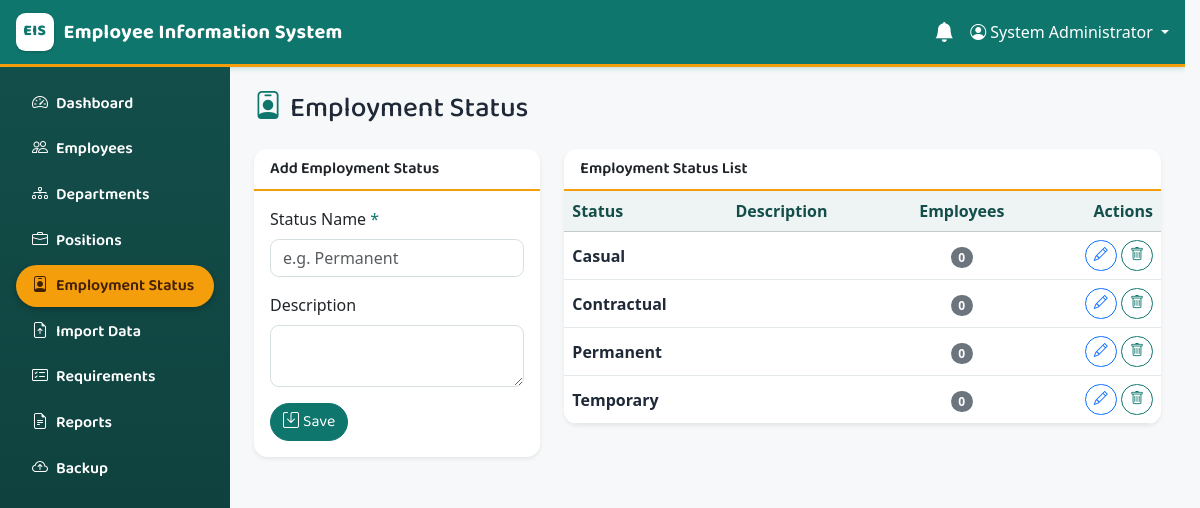
The page /modules/employment_statuses/index.php (signed in) on the database its author committed.
### tables this page shows
CREATE TABLE `employment_statuses` (
  `employment_status_id` int unsigned NOT NULL AUTO_INCREMENT,
  `status_name` varchar(50) NOT NULL,
  `description` varchar(255) DEFAULT NULL,
  PRIMARY KEY (`employment_status_id`),
  UNIQUE KEY `uq_employment_statuses_name` (`status_name`)
);

### includes/functions.php (called while the page is built, shortened)
<?php
function e(?string $value): string
{
    return htmlspecialchars($value ?? '', ENT_QUOTES, 'UTF-8');
}

### modules/employment_statuses/index.php (the view, shortened to what this page needs)
<?php
require_once __DIR__ . '/../../config/app.php';
$editing = null;
$statuses = $pdo->query(
    'SELECT s.employment_status_id, s.status_name, s.description,
            COUNT(e.employee_id) AS employee_count
     FROM employment_statuses s
     LEFT JOIN employees e ON e.employment_status_id = s.employment_status_id
     GROUP BY s.employment_status_id, s.status_name, s.description
     ORDER BY s.status_name'
)->fetchAll();
require __DIR__ . '/../../includes/header.php';
?>
<div class="d-flex justify-content-between align-items-center mb-4">
    <h1 class="h3 mb-0"><i class="bi bi-person-badge me-2"></i>Employment Status</h1>
</div>
<div class="row g-4">
    <div class="col-lg-4">
        <div class="card shadow-sm">
            <div class="card-header bg-white fw-semibold">
                <?= $editing ? 'Edit Employment Status' : 'Add Employment Status' ?>
            </div>
            <div class="card-body">
                <form method="post" action="save.php">
                    <div class="mb-3">
                        <label class="form-label" for="status_name">Status Name <span class="text-danger">*</span></label>
                        <input type="text" class="form-control" id="status_name" name="status_name"
                               maxlength="50" required placeholder="e.g. Permanent"
                               value="<?= e($editing['status_name'] ?? '') ?>">
                    </div>
                    <div class="mb-3">
                        <label class="form-label" for="description">Description</label>
                        <textarea class="form-control" id="description" name="description" rows="2"
                                  maxlength="255"><?= e($editing['description'] ?? '') ?></textarea>
                    </div>
                    <button type="submit" class="btn btn-danger">
                        <i class="bi bi-save me-1"></i><?= $editing ? 'Update' : 'Save' ?>
                    </button>
                </form>
            </div>
        </div>
    </div>
    <div class="col-lg-8">
        <div class="card shadow-sm">
            <div class="card-header bg-white fw-semibold">Employment Status List</div>
            <div class="table-responsive">
                <table class="table table-hover align-middle mb-0">
                    <thead class="table-light">
                        <tr>
                            <th>Status</th>
                            <th>Description</th>
                            <th class="text-center">Employees</th>
                            <th class="text-end">Actions</th>
                        </tr>
                    </thead>
                    <tbody>
                    <?php foreach ($statuses as $st): ?>
                        <tr>
                            <td class="fw-semibold"><?= e($st['status_name']) ?></td>
                            <td><?= e($st['description']) ?></td>
                            <td class="text-center">
                                <span class="badge text-bg-secondary"><?= (int)$st['employee_count'] ?></span>
                            </td>
                            <td class="text-end">
                                <a href="index.php?edit=<?= (int)$st['employment_status_id'] ?>"
                                   class="btn btn-sm btn-outline-primary" title="Edit">
                                    <i class="bi bi-pencil"></i>
                                </a>
                                <form method="post" action="delete.php" class="d-inline"
                                      data-confirm="Delete employment status '<?= e($st['status_name']) ?>'? Employees with it will have no employment status.">
                                    <button type="submit" class="btn btn-sm btn-outline-danger" title="Delete">
                                        <i class="bi bi-trash"></i>
                                    </button>
                                </form>
                            </td>
                        </tr>
                    <?php endforeach; ?>
                    </tbody>
                </table>
            </div>
        </div>
    </div>
</div>
<?php require __DIR__ . '/../../includes/footer.php'; ?>

### assets/css/style.css (style rules this page uses)
:root { --eis-primary: #0f766e; --eis-primary-dark: #0b5a54; --eis-deep: #134e4a; --eis-deep-dark: #0c3a37; --eis-accent: #f59e0b; --eis-accent-dark: #d97706; --eis-surface: #f6f8f9; --eis-card: #ffffff; --eis-line: #e4eaec; --eis-text: #1f2937; --eis-muted: #64748b; }
html { overflow-y: scroll; scrollbar-gutter: stable; }
body { padding-right: 0 !important; background-color: var(--eis-surface); min-height: 100vh; color: var(--eis-text); }
h1, h2, h3, h4, h5, h6, .h1, .h2, .h3, .h4, .h5, .h6, .navbar-brand, .btn, .nav-link, .card-header, .dropdown-header { font-family: 'Baloo 2', 'Segoe UI', system-ui, sans-serif; }
h1 i, .h3 i { color: var(--eis-primary); }
.text-danger { color: var(--eis-primary) !important; }
.btn-danger { background-color: var(--eis-primary); border-color: var(--eis-primary); }
.btn-outline-danger { color: var(--eis-primary); border-color: var(--eis-primary); }
.card { border: none; border-radius: .85rem; overflow: hidden; background-color: var(--eis-card); box-shadow: 0 2px 8px rgba(19, 78, 74, .07); }
.card-header { background-color: var(--eis-card) !important; border-bottom: 2px solid var(--eis-accent); font-weight: 600; }
.table { --bs-table-color: var(--eis-text); border-color: var(--eis-line); }
.table-light, .table thead.table-light th { --bs-table-bg: #eef4f4; color: #134e4a; }
.btn { border-radius: 50rem; }
.form-control, .form-select { border-radius: .55rem; border-color: #d5dee0; }
.badge { border-radius: 50rem; }

### rows shown on the page
employment_statuses: status_name "Casual", employee_count "0"
employment_statuses: status_name "Contractual", employee_count "0"
employment_statuses: status_name "Permanent", employee_count "0"
employment_statuses: status_name "Temporary", employee_count "0"

### other values the page prints
APP_NAME "Employee Information System"
$_SESSION['full_name'] "System Administrator"
$item['label'] "Dashboard"
$item['label'] "Employees"
$item['label'] "Departments"
$item['label'] "Positions"
$item['label'] "Employment Status"
$item['label'] "Import Data"
$item['label'] "Requirements"
$item['label'] "Reports"
$item['label'] "Backup"
